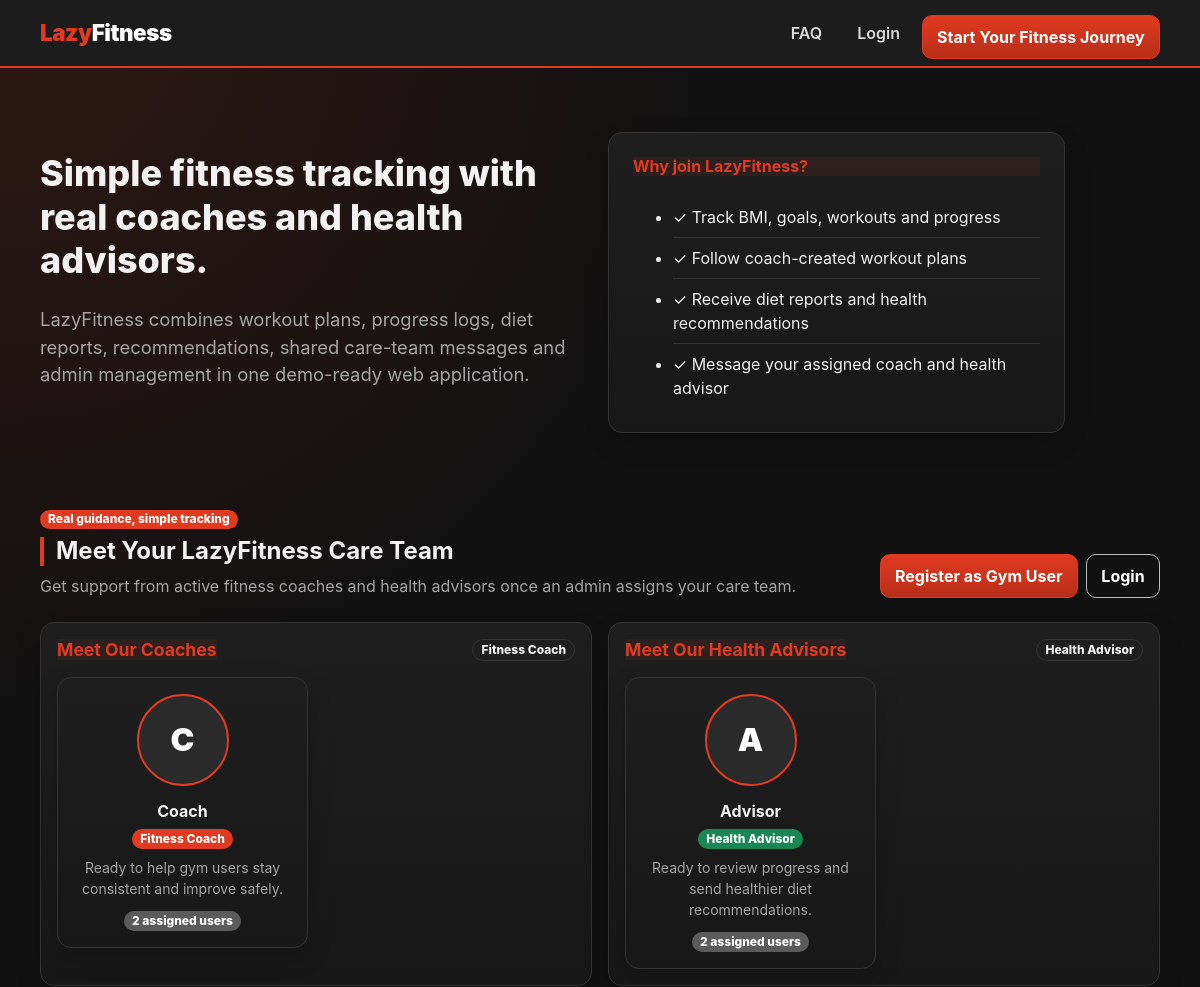
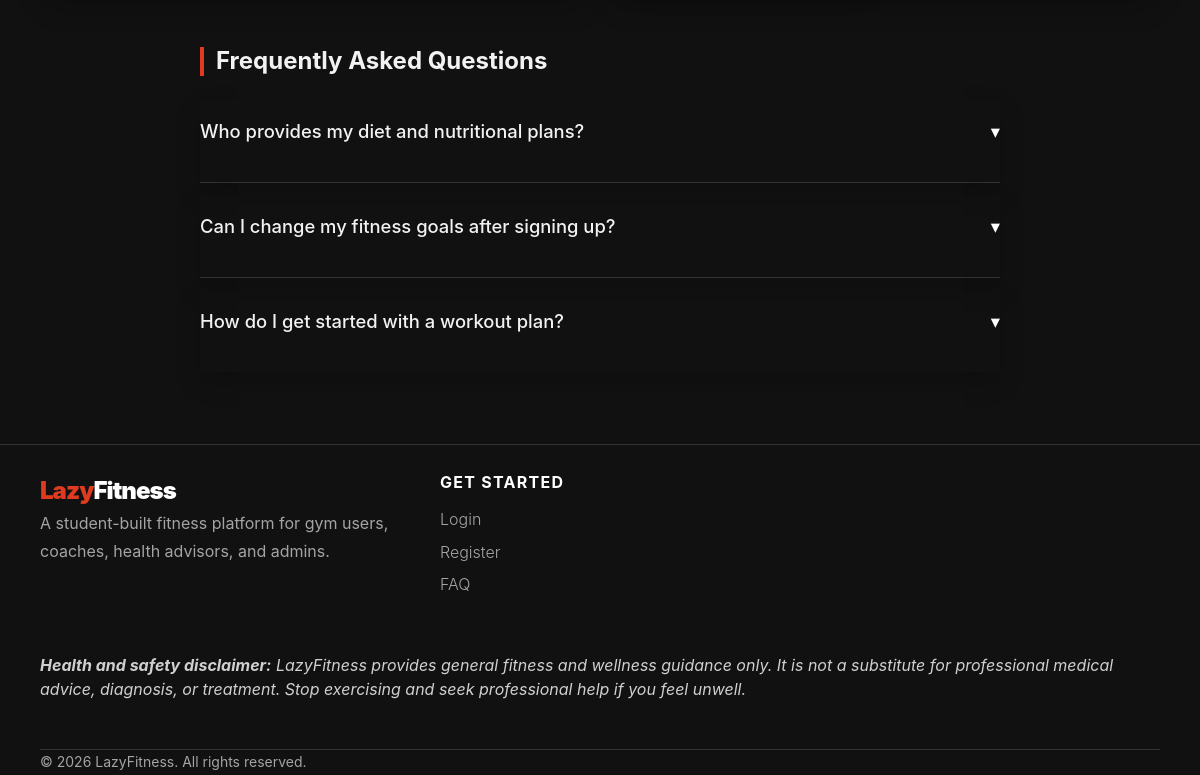
The app's page /, older data (2 pictures, top to bottom).
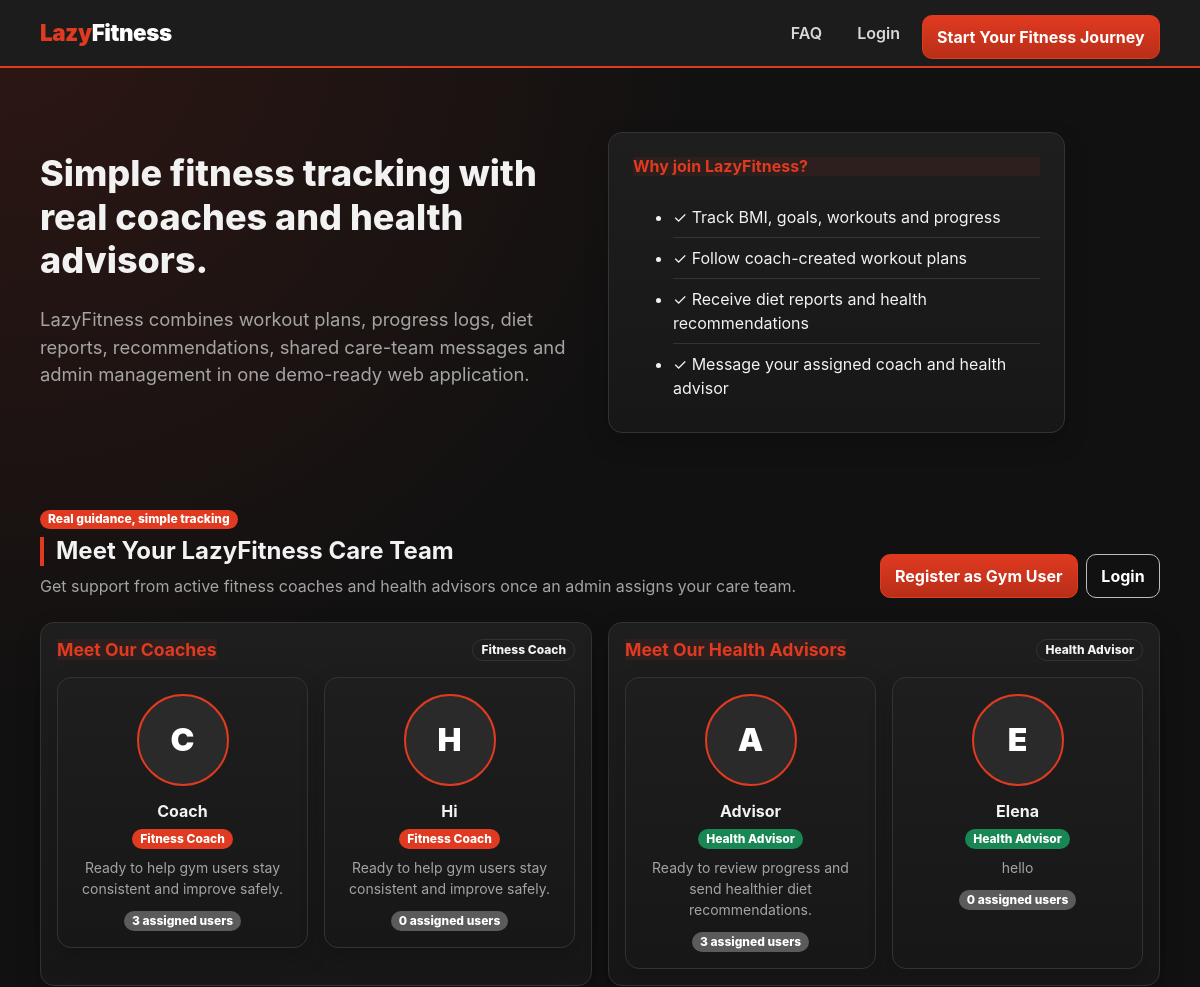
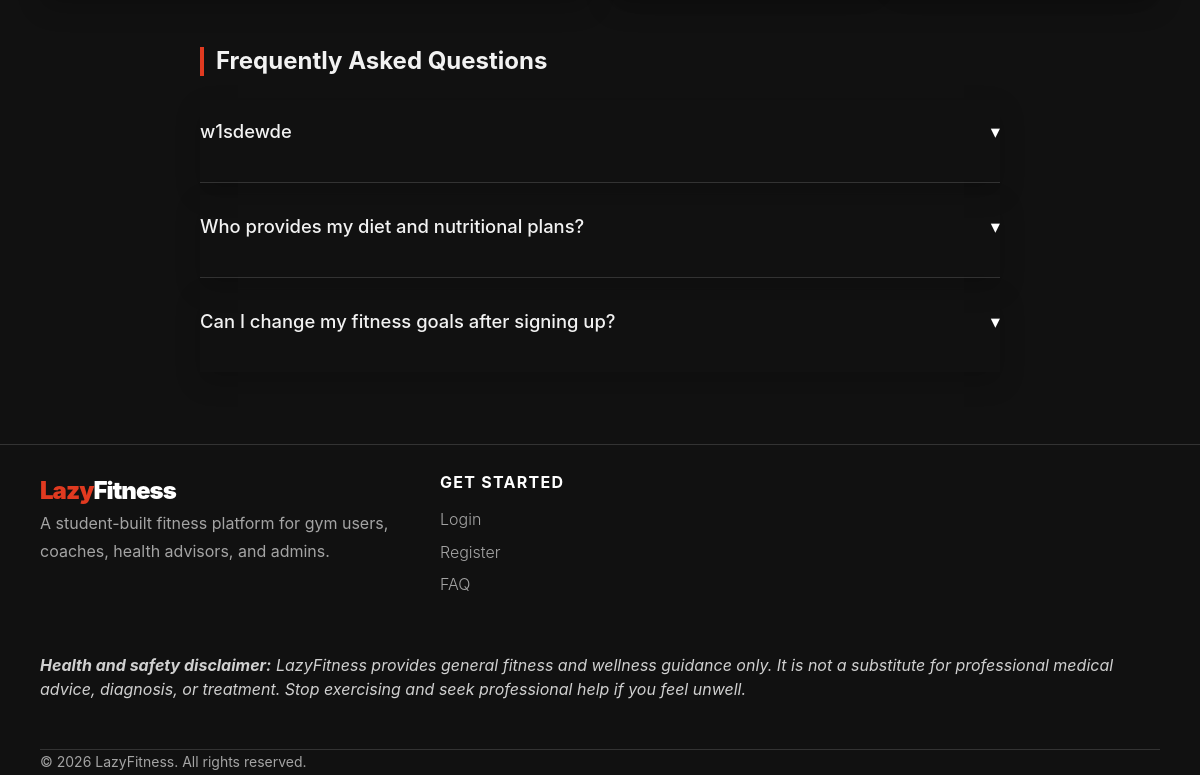
The same page, newer data (2 pictures, top to bottom).
### apps/coach/models.py (models this page shows, shortened)
class Coach(models.Model):
    user = models.OneToOneField(User, on_delete=models.CASCADE, primary_key=True)
    coach_name = models.CharField(max_length=255)
    specialty = models.CharField(
        max_length=120,
        blank=True,
        help_text='Public specialty shown on the Meet Our Coaches section.',
    )
    years_experience = models.PositiveIntegerField(
        null=True,
        blank=True,
        help_text='Optional years of coaching experience for the public team card.',
    )
    bio = models.TextField(
        blank=True,
        help_text='Short public bio shown to prospective gym users.',
    )

### apps/accounts/models.py (models this page shows, shortened)
class User(AbstractBaseUser, PermissionsMixin):
    ROLE_CHOICES = [
        ('gym_user',       'Gym User'),
        ('fitness_coach',  'Fitness Coach'),
        ('health_advisor', 'Health Advisor'),
        ('admin',          'Admin'),
    ]
    username_validator = RegexValidator(
        regex=r'^[\w.@+-]+$',
        message='Username may contain letters, numbers, and @/./+/-/_ characters only.',
    )
    username    = models.CharField(max_length=150, unique=True, validators=[username_validator])
    email       = models.EmailField(unique=True)
    profile_picture = models.ImageField(
        upload_to='profile_pictures/',
        blank=True,
        null=True,
        help_text='Optional profile picture used across LazyFitness.',
    )
    role        = models.CharField(max_length=20, choices=ROLE_CHOICES)
    is_active   = models.BooleanField(default=True)   # userStatus
    is_staff    = models.BooleanField(default=False)
    date_joined = models.DateTimeField(auto_now_add=True)
    USERNAME_FIELD  = 'username'
    REQUIRED_FIELDS = ['email', 'role']
    objects = UserManager()
    @property
    def display_name(self):
        profile_fields = [
            ('gymuser', 'user_name'),
            ('coach', 'coach_name'),
            ('healthadvisor', 'advisor_name'),
            ('adminprofile', 'admin_name'),
        ]
        for relation, field in profile_fields:
            try:
                profile = getattr(self, relation)
            except Exception:
                profile = None
            value = getattr(profile, field, '') if profile else ''
            if value:
                return value
        return self.username or self.email
    @property
    def avatar_initial(self):
        name = self.display_name or self.username or self.email or '?'
        return name.strip()[:1].upper()

### apps/health_advisor/models.py (models this page shows, shortened)
class HealthAdvisor(models.Model):
    user = models.OneToOneField(User, on_delete=models.CASCADE, primary_key=True)
    advisor_name = models.CharField(max_length=255)
    specialty = models.CharField(
        max_length=120,
        blank=True,
        help_text='Public specialty shown on the Meet Our Health Advisors section.',
    )
    years_experience = models.PositiveIntegerField(
        null=True,
        blank=True,
        help_text='Optional years of health advisory experience for the public team card.',
    )
    bio = models.TextField(blank=True, help_text='Short public bio shown to prospective gym users.')
    assigned_users = models.ManyToManyField('gym_user.GymUser', blank=True, related_name='health_advisors')

### apps/admin_panel/models.py (models this page shows, shortened)
class FAQ(models.Model):
    admin = models.ForeignKey(AdminProfile, on_delete=models.SET_NULL, null=True, related_name='faqs')
    question = models.CharField(max_length=500)
    answer = models.TextField()
    created_at = models.DateTimeField(auto_now_add=True)
    updated_at = models.DateTimeField(auto_now=True)

### lazyfitness/views.py (the view)
# urls.py: path('', views.landing, name='landing'),
def landing(request):
    context = get_public_care_team(limit=6)
    context['faqs'] = FAQ.objects.order_by('-updated_at')[:3]
    return render(request, 'shared/landing.html', context)

### lazyfitness/context_processors.py (called while the page is built, shortened)
def lazyfitness_counts(request):
    from lazyfitness.view_helpers import role_fallback_url
    user = getattr(request, 'user', None)
    fallback = role_fallback_url(user)
    if not user or not user.is_authenticated:
        return {'nav_unread_messages': 0, 'nav_unread_notifications': 0, 'nav_back_fallback': fallback}

### lazyfitness/public_team.py (called while the page is built)
def get_public_care_team(limit=6):
    from apps.coach.models import Coach
    from apps.health_advisor.models import HealthAdvisor
    coaches = (
        Coach.objects.select_related('user')
        .filter(user__is_active=True)
        .annotate(assigned_count=Count('assigned_gym_users', distinct=True))
        .order_by('coach_name')[:limit]
    )
    advisors = (
        HealthAdvisor.objects.select_related('user')
        .filter(user__is_active=True)
        .annotate(assigned_count=Count('assigned_gym_users', distinct=True))
        .order_by('advisor_name')[:limit]
    )
    return {
        'public_coaches': coaches,
        'public_advisors': advisors,
    }

### lazyfitness/view_helpers.py (called while the page is built, shortened)
def role_fallback_url(user):
    return reverse('landing')

### templates/shared/landing.html (shortened to what this page needs)
{% extends "shared/base.html" %}
{% block content %}
<div class="row align-items-center g-4 py-4">
  <div class="col-lg-6">
    <h1 class="display-4 fw-bold">Simple fitness tracking with real coaches and health advisors.</h1>
    <p class="lead text-secondary mt-3">LazyFitness combines workout plans, progress logs, diet reports, recommendations, shared care-team messages and admin management in one demo-ready web application.</p>
  </div>
  <div class="col-lg-5">
    <div class="card p-4 shadow-sm">
      <h4 class="text-accent">Why join LazyFitness?</h4>
      <ul class="list-unstyled mb-0">
        <li class="py-2 border-bottom border-secondary">✓ Track BMI, goals, workouts and progress</li>
        <li class="py-2 border-bottom border-secondary">✓ Follow coach-created workout plans</li>
        <li class="py-2 border-bottom border-secondary">✓ Receive diet reports and health recommendations</li>
        <li class="py-2">✓ Message your assigned coach and health advisor</li>
      </ul>
    </div>
  </div>
</div>
{% include 'shared/team_promo.html' %}
<section class="py-5" id="faq">
  <div class="mx-auto" style="max-width: 800px;">
    <div class="row mb-4">
      <div class="col-12 d-flex flex-column flex-md-row align-items-start align-items-md-center justify-content-between gap-3">
        <h2 class="section-title mb-0">Frequently Asked Questions</h2>
      </div>
    </div>
    <div class="accordion" id="landingFaqAccordion">
      {% for faq in faqs %}
      <div class="accordion-item lf-faq-item mb-3">
        <h2 class="accordion-header">
          <button class="accordion-button collapsed" type="button" data-lf-toggle="collapse" data-lf-target="#landingFaq{{ faq.id }}">
            {{ faq.question }}
          </button>
        </h2>
      </div>
      {% empty %}
      <div class="card p-4 text-center text-secondary bg-transparent border-secondary">No FAQ entries yet.</div>
      {% endfor %}
    </div>
  </div>
</section>
{% endblock %}

### templates/shared/team_promo.html (shortened to what the changed rows need)
<section class="my-5" id="care-team">
  <div class="d-flex flex-column flex-lg-row justify-content-between align-items-lg-end gap-3 mb-4">
    <div>
      <h2 class="section-title mb-2">Meet Your LazyFitness Care Team</h2>
    </div>
  </div>
  <div class="row g-4">
    <div class="col-lg-6">
      <div class="card h-100 shadow-sm">
        <div class="card-body">
          {% if public_coaches %}
            <div class="row g-3">
              {% for coach in public_coaches %}
                <div class="col-md-6">
                  <div class="card h-100 border-secondary">
                    <div class="card-body text-center">
                      {% if coach.user.profile_picture %}
                        <img src="{{ coach.user.profile_picture.url }}" alt="{{ coach.coach_name }} profile picture" class="rounded-circle mb-3 team-avatar">
                      {% else %}
                        <div class="team-avatar-initial mx-auto mb-3">{{ coach.user.avatar_initial }}</div>
                      {% endif %}
                      <h4 class="h6 mb-1">{{ coach.coach_name }}</h4>
                      <span class="badge badge-accent mb-2">Fitness Coach</span>
                      {% if coach.bio %}
                        <p class="small text-secondary mb-2">{{ coach.bio|truncatechars:120 }}</p>
                      {% else %}
                        <p class="small text-secondary mb-2">Ready to help gym users stay consistent and improve safely.</p>
                      {% endif %}
                      <span class="badge text-bg-secondary">{{ coach.assigned_count|default:0 }} assigned user{{ coach.assigned_count|default:0|pluralize }}</span>
                    </div>
                  </div>
                </div>
              {% endfor %}
            </div>
          {% else %}
            <div class="text-center py-4 text-secondary">
              <div class="display-6">🏋️</div>
              <p class="mb-0">Our coaching team will be displayed here soon.</p>
            </div>
          {% endif %}
        </div>
      </div>
    </div>
    <div class="col-lg-6">
      <div class="card h-100 shadow-sm">
        <div class="card-body">
          {% if public_advisors %}
            <div class="row g-3">
              {% for advisor in public_advisors %}
                <div class="col-md-6">
                  <div class="card h-100 border-secondary">
                    <div class="card-body text-center">
                      {% if advisor.user.profile_picture %}
                        <img src="{{ advisor.user.profile_picture.url }}" alt="{{ advisor.advisor_name }} profile picture" class="rounded-circle mb-3 team-avatar">
                      {% else %}
                        <div class="team-avatar-initial mx-auto mb-3">{{ advisor.user.avatar_initial }}</div>
                      {% endif %}
                      <h4 class="h6 mb-1">{{ advisor.advisor_name }}</h4>
                      <span class="badge text-bg-success mb-2">Health Advisor</span>
                      {% if advisor.bio %}
                        <p class="small text-secondary mb-2">{{ advisor.bio|truncatechars:120 }}</p>
                      {% else %}
                        <p class="small text-secondary mb-2">Ready to review progress and send healthier diet recommendations.</p>
                      {% endif %}
                      <span class="badge text-bg-secondary">{{ advisor.assigned_count|default:0 }} assigned user{{ advisor.assigned_count|default:0|pluralize }}</span>
                    </div>
                  </div>
                </div>
              {% endfor %}
            </div>
          {% else %}
            <div class="text-center py-4 text-secondary">
              <div class="display-6">🥗</div>
              <p class="mb-0">Our health advisor team will be displayed here soon.</p>
            </div>
          {% endif %}
        </div>
      </div>
    </div>
  </div>
</section>

Row changes from the older to the newer data that the page shows:
no longer on this page (row unchanged): FAQ: question "How do I get started with a workout plan?"
computed for Coach "Coach": assigned_count "2" → "3"
added Coach: user.avatar_initial "H", coach_name "Hi", shows "Ready to help gym users stay consistent and improve safely.", assigned_count "0"
computed for HealthAdvisor "Advisor": assigned_count "2" → "3"
added HealthAdvisor: user.avatar_initial "E", advisor_name "Elena", bio "hello", assigned_count "0"
added FAQ: question "w1sdewde"
